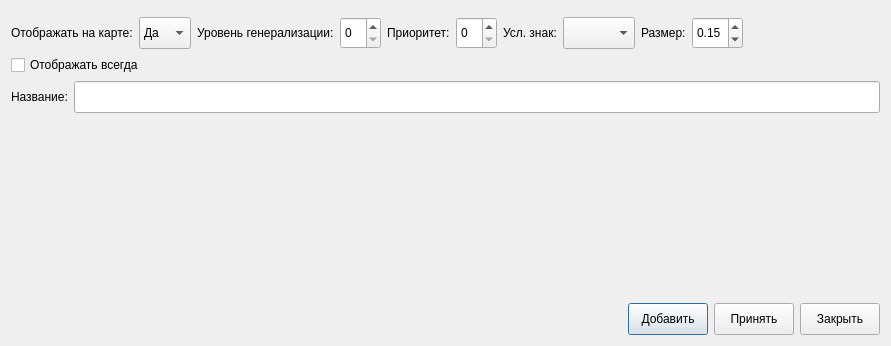
<?xml version="1.0" encoding="UTF-8"?>
<ui version="4.0">
 <class>DisplaySettingsEditDialog</class>
 <widget class="QDialog" name="DisplaySettingsEditDialog">
  <property name="geometry">
   <rect>
    <x>0</x>
    <y>0</y>
    <width>891</width>
    <height>346</height>
   </rect>
  </property>
  <property name="sizePolicy">
   <sizepolicy hsizetype="Fixed" vsizetype="Fixed">
    <horstretch>0</horstretch>
    <verstretch>0</verstretch>
   </sizepolicy>
  </property>
  <property name="maximumSize">
   <size>
    <width>1200</width>
    <height>600</height>
   </size>
  </property>
  <property name="windowTitle">
   <string>Настройки населённого пункта</string>
  </property>
  <property name="windowIcon">
   <iconset>
    <normaloff>:/meteo/icons/map/city.png</normaloff>:/meteo/icons/map/city.png</iconset>
  </property>
  <layout class="QVBoxLayout" name="verticalLayout_2">
   <item>
    <widget class="FontWidget" name="fontWidget">
     <property name="sizePolicy">
      <sizepolicy hsizetype="Preferred" vsizetype="Maximum">
       <horstretch>0</horstretch>
       <verstretch>0</verstretch>
      </sizepolicy>
     </property>
    </widget>
   </item>
   <item>
    <layout class="QHBoxLayout" name="horizontalLayout_2">
     <item>
      <widget class="QLabel" name="label_3">
       <property name="text">
        <string>Отображать на карте:</string>
       </property>
      </widget>
     </item>
     <item>
      <widget class="QComboBox" name="visibilityComboBox">
       <property name="minimumSize">
        <size>
         <width>0</width>
         <height>32</height>
        </size>
       </property>
       <property name="toolTip">
        <string>&lt;html&gt;&lt;head/&gt;&lt;body&gt;&lt;p&gt;Отображать / не отображать населенный пункт на карте&lt;/p&gt;&lt;/body&gt;&lt;/html&gt;</string>
       </property>
       <item>
        <property name="text">
         <string>Да</string>
        </property>
       </item>
       <item>
        <property name="text">
         <string>Нет</string>
        </property>
       </item>
      </widget>
     </item>
     <item>
      <widget class="QLabel" name="label">
       <property name="text">
        <string>Уровень генерализации:</string>
       </property>
      </widget>
     </item>
     <item>
      <widget class="QSpinBox" name="generalizationLevelSpinBox">
       <property name="minimumSize">
        <size>
         <width>0</width>
         <height>32</height>
        </size>
       </property>
       <property name="toolTip">
        <string>&lt;html&gt;&lt;head/&gt;&lt;body&gt;&lt;p&gt;Определяет масштабы карт, на которых отображается населенный пункт (20 - на всех масштабах, 0 - только на самых крупномасштабных)&lt;/p&gt;&lt;/body&gt;&lt;/html&gt;</string>
       </property>
       <property name="maximum">
        <number>20</number>
       </property>
      </widget>
     </item>
     <item>
      <widget class="QLabel" name="label_2">
       <property name="text">
        <string>Приоритет:</string>
       </property>
      </widget>
     </item>
     <item>
      <widget class="QSpinBox" name="prioritySpinBox">
       <property name="minimumSize">
        <size>
         <width>0</width>
         <height>32</height>
        </size>
       </property>
       <property name="toolTip">
        <string>&lt;html&gt;&lt;head/&gt;&lt;body&gt;&lt;p&gt;Определяет, какой из населенных пунктов будет отображаться, если их названия перекрываются, при прочих равных условиях&lt;/p&gt;&lt;/body&gt;&lt;/html&gt;</string>
       </property>
       <property name="maximum">
        <number>20</number>
       </property>
      </widget>
     </item>
     <item>
      <widget class="QLabel" name="citymarkLabel">
       <property name="text">
        <string>Усл. знак:</string>
       </property>
      </widget>
     </item>
     <item>
      <widget class="QComboBox" name="cityMarkComboBox">
       <property name="minimumSize">
        <size>
         <width>0</width>
         <height>32</height>
        </size>
       </property>
       <property name="toolTip">
        <string>&lt;html&gt;&lt;head/&gt;&lt;body&gt;&lt;p&gt;Условный знак, которым населенный пункт будет наноситься на карту&lt;/p&gt;&lt;/body&gt;&lt;/html&gt;</string>
       </property>
       <property name="iconSize">
        <size>
         <width>10</width>
         <height>10</height>
        </size>
       </property>
      </widget>
     </item>
     <item>
      <widget class="QLabel" name="cityScaleLabel">
       <property name="text">
        <string>Размер:</string>
       </property>
      </widget>
     </item>
     <item>
      <widget class="QDoubleSpinBox" name="cityScaleSpinBox">
       <property name="minimumSize">
        <size>
         <width>0</width>
         <height>32</height>
        </size>
       </property>
       <property name="toolTip">
        <string>&lt;html&gt;&lt;head/&gt;&lt;body&gt;&lt;p&gt;Определяет, какой из населенных пунктов будет отображаться, если их названия перекрываются, при прочих равных условиях&lt;/p&gt;&lt;/body&gt;&lt;/html&gt;</string>
       </property>
       <property name="minimum">
        <double>0.010000000000000</double>
       </property>
       <property name="maximum">
        <double>1.000000000000000</double>
       </property>
       <property name="singleStep">
        <double>0.100000000000000</double>
       </property>
       <property name="value">
        <double>0.150000000000000</double>
       </property>
      </widget>
     </item>
     <item>
      <spacer name="horizontalSpacer_2">
       <property name="orientation">
        <enum>Qt::Horizontal</enum>
       </property>
       <property name="sizeHint" stdset="0">
        <size>
         <width>40</width>
         <height>20</height>
        </size>
       </property>
      </spacer>
     </item>
    </layout>
   </item>
   <item>
    <layout class="QHBoxLayout" name="horizontalLayout_4">
     <item>
      <widget class="QCheckBox" name="alwaysVisibleCheckBox">
       <property name="toolTip">
        <string>&lt;html&gt;&lt;head/&gt;&lt;body&gt;&lt;p&gt;Отображать населенный пункт на карте во всех случаях, игнорируя прочие настройки&lt;/p&gt;&lt;/body&gt;&lt;/html&gt;</string>
       </property>
       <property name="text">
        <string>Отображать всегда</string>
       </property>
      </widget>
     </item>
     <item>
      <spacer name="horizontalSpacer_3">
       <property name="orientation">
        <enum>Qt::Horizontal</enum>
       </property>
       <property name="sizeHint" stdset="0">
        <size>
         <width>40</width>
         <height>20</height>
        </size>
       </property>
      </spacer>
     </item>
    </layout>
   </item>
   <item>
    <widget class="QWidget" name="citySpecificWidget" native="true">
     <layout class="QVBoxLayout" name="verticalLayout">
      <property name="leftMargin">
       <number>0</number>
      </property>
      <property name="topMargin">
       <number>0</number>
      </property>
      <property name="rightMargin">
       <number>0</number>
      </property>
      <property name="bottomMargin">
       <number>0</number>
      </property>
      <item>
       <layout class="QHBoxLayout" name="horizontalLayout">
        <item>
         <widget class="QLabel" name="cityNameLabel">
          <property name="text">
           <string>Название:</string>
          </property>
         </widget>
        </item>
        <item>
         <widget class="QLineEdit" name="cityNameLineEdit">
          <property name="minimumSize">
           <size>
            <width>0</width>
            <height>32</height>
           </size>
          </property>
          <property name="toolTip">
           <string>&lt;html&gt;&lt;head/&gt;&lt;body&gt;&lt;p&gt;Название населенного пункта&lt;/p&gt;&lt;/body&gt;&lt;/html&gt;</string>
          </property>
          <property name="text">
           <string/>
          </property>
         </widget>
        </item>
       </layout>
      </item>
      <item>
       <widget class="GeoPointEditor" name="geoPointEditor">
        <property name="sizePolicy">
         <sizepolicy hsizetype="Preferred" vsizetype="Preferred">
          <horstretch>0</horstretch>
          <verstretch>0</verstretch>
         </sizepolicy>
        </property>
        <property name="oneLine">
         <bool>false</bool>
        </property>
        <property name="mapButtonVisible">
         <bool>true</bool>
        </property>
       </widget>
      </item>
     </layout>
    </widget>
   </item>
   <item>
    <spacer name="verticalSpacer">
     <property name="orientation">
      <enum>Qt::Vertical</enum>
     </property>
     <property name="sizeHint" stdset="0">
      <size>
       <width>20</width>
       <height>0</height>
      </size>
     </property>
    </spacer>
   </item>
   <item>
    <layout class="QHBoxLayout" name="horizontalLayout_3">
     <item>
      <spacer name="horizontalSpacer">
       <property name="orientation">
        <enum>Qt::Horizontal</enum>
       </property>
       <property name="sizeHint" stdset="0">
        <size>
         <width>40</width>
         <height>20</height>
        </size>
       </property>
      </spacer>
     </item>
     <item>
      <widget class="QPushButton" name="addPushButton">
       <property name="minimumSize">
        <size>
         <width>0</width>
         <height>32</height>
        </size>
       </property>
       <property name="toolTip">
        <string>&lt;html&gt;&lt;head/&gt;&lt;body&gt;&lt;p&gt;Добавить наслеленный пункт и закрыть диалог&lt;/p&gt;&lt;/body&gt;&lt;/html&gt;</string>
       </property>
       <property name="text">
        <string>Добавить</string>
       </property>
      </widget>
     </item>
     <item>
      <widget class="QPushButton" name="acceptPushButton">
       <property name="minimumSize">
        <size>
         <width>0</width>
         <height>32</height>
        </size>
       </property>
       <property name="toolTip">
        <string>&lt;html&gt;&lt;head/&gt;&lt;body&gt;&lt;p&gt;Сохранить внесенные изменения и закрыть диалог&lt;/p&gt;&lt;/body&gt;&lt;/html&gt;</string>
       </property>
       <property name="text">
        <string>Принять</string>
       </property>
      </widget>
     </item>
     <item>
      <widget class="QPushButton" name="cancelPushButton">
       <property name="minimumSize">
        <size>
         <width>0</width>
         <height>32</height>
        </size>
       </property>
       <property name="toolTip">
        <string>&lt;html&gt;&lt;head/&gt;&lt;body&gt;&lt;p&gt;Закрыть диалог, не сохраняя внесенные изменения&lt;/p&gt;&lt;/body&gt;&lt;/html&gt;</string>
       </property>
       <property name="text">
        <string>Закрыть</string>
       </property>
      </widget>
     </item>
    </layout>
   </item>
  </layout>
 </widget>
 <customwidgets>
  <customwidget>
   <class>GeoPointEditor</class>
   <extends>QWidget</extends>
   <header location="global">meteo/commons/ui/custom/geopointeditor.h</header>
  </customwidget>
  <customwidget>
   <class>FontWidget</class>
   <extends>QWidget</extends>
   <header location="global">meteo/commons/ui/custom/fontwidget.h</header>
  </customwidget>
 </customwidgets>
 <resources/>
 <connections/>
</ui>
